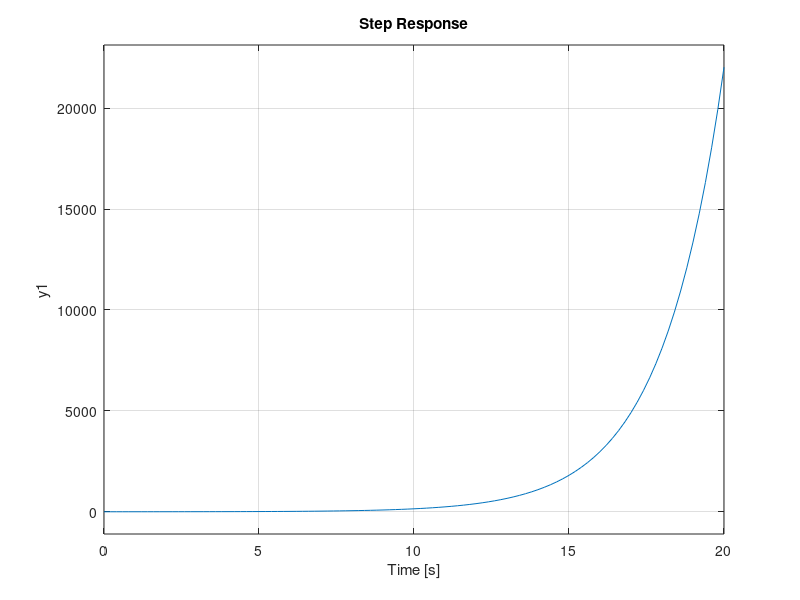
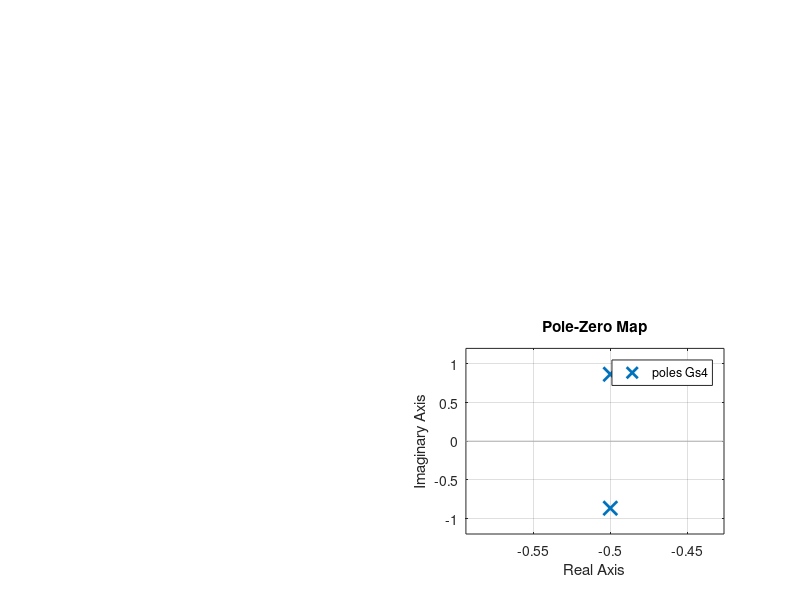
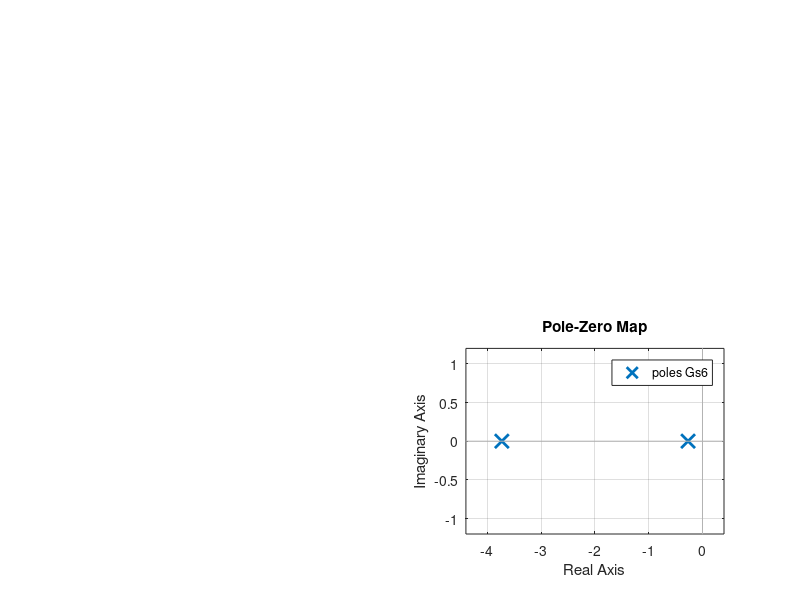
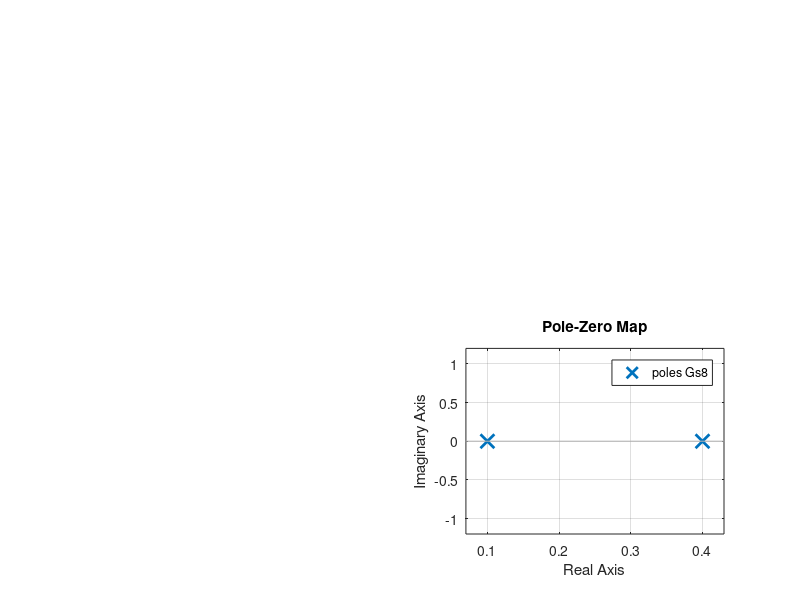

The MATLAB source for these figures, in order:
clear; clc;

%Primer orden

Gs1 = tf(1,[2 1]); Gs2 = tf(1,[2 -1]);

figure(1); grid on;

subplot(1,2,1); step(Gs1)

subplot(1,2,2); step(Gs2)

%Segundo orden

Gs3 = tf(1,[1 2*0*1 1]);
Gs4 = tf(1,[1 2*0.5*1 1]);
Gs5 = tf(1,[1 2*1*1 1]);
Gs6 = tf(1,[1 2*2*1 1]);
Gs7 = tf(1,[1 -0.5 4]);
Gs8 = tf(1,[25 -12.5 1]);

figure(2); 

subplot(2,2,1); step(Gs3); xlim([0 30]); grid on;
subplot(2,2,3); pzmap(Gs3);
subplot(2,2,2); step(Gs4); xlim([0 30]); grid on;
subplot(2,2,4); pzmap(Gs4);

figure(3);

subplot(2,2,1); step(Gs5); xlim([0 30]); grid on;
subplot(2,2,3); pzmap(Gs5);
subplot(2,2,2); step(Gs6); xlim([0 30]); grid on;
subplot(2,2,4); pzmap(Gs6);

figure(4);

subplot(2,2,1); step(Gs7); xlim([0 30]); grid on;
subplot(2,2,3); pzmap(Gs7);
subplot(2,2,2); step(Gs8); xlim([0 30]); grid on;
subplot(2,2,4); pzmap(Gs8);

%Ejercicio 1

G1 = tf(3,[1 0]);
G2 = tf(1,[1 0 1]);
H = tf(3,1);

GE1 = feedback(series(G1,G2),H);

figure(5); 

subplot(1,2,2); step(GE1); xlim([0 10]); ylim([-3000 1000]); grid on;

subplot(1,2,1); pzmap(GE1);

%Ejercicio 2

%Circuito RLC
R = 10; L = 0.1; C = 220e-6;
GRLC = tf(1/(L*C), [1 R/L 1/(L*C)]);

%Controlador PID

Kp = 89.0609480606665;
Ki = 18678.6278431285;
Kd = 0.10521281880029;

GPID = tf([Kd Kp Ki],[1 0]);

%Función lazo cerrado
Gx = feedback(series(GRLC,GPID),1);

pole(Gx) %Polos

figure(6);

subplot(1,2,1);pzmap(Gx);%Diagrama polos/ceros

subplot(1,2,2);step(Gx);%Respuesta en el tiempo (Mp = 10%)

